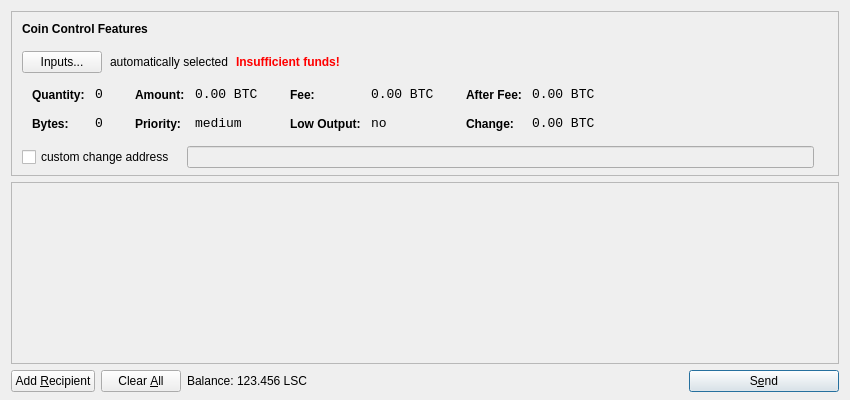
<?xml version="1.0" encoding="UTF-8"?>
<ui version="4.0">
 <class>SendCoinsDialog</class>
 <widget class="QDialog" name="SendCoinsDialog">
  <property name="geometry">
   <rect>
    <x>0</x>
    <y>0</y>
    <width>850</width>
    <height>400</height>
   </rect>
  </property>
  <property name="windowTitle">
   <string>Send Coins</string>
  </property>
  <layout class="QVBoxLayout" name="verticalLayout" stretch="0,1,0">
   <property name="bottomMargin">
    <number>8</number>
   </property>
   <item>
    <widget class="QFrame" name="frameCoinControl">
     <property name="sizePolicy">
      <sizepolicy hsizetype="Expanding" vsizetype="Expanding">
       <horstretch>0</horstretch>
       <verstretch>0</verstretch>
      </sizepolicy>
     </property>
     <property name="maximumSize">
      <size>
       <width>16777215</width>
       <height>16777215</height>
      </size>
     </property>
     <property name="frameShape">
      <enum>QFrame::StyledPanel</enum>
     </property>
     <property name="frameShadow">
      <enum>QFrame::Sunken</enum>
     </property>
     <layout class="QVBoxLayout" name="verticalLayoutCoinControl2">
      <property name="spacing">
       <number>-1</number>
      </property>
      <property name="leftMargin">
       <number>0</number>
      </property>
      <property name="topMargin">
       <number>0</number>
      </property>
      <property name="rightMargin">
       <number>0</number>
      </property>
      <property name="bottomMargin">
       <number>6</number>
      </property>
      <item>
       <layout class="QVBoxLayout" name="verticalLayoutCoinControl" stretch="0,0,0,0,1">
        <property name="spacing">
         <number>0</number>
        </property>
        <property name="leftMargin">
         <number>10</number>
        </property>
        <property name="topMargin">
         <number>10</number>
        </property>
        <item>
         <layout class="QHBoxLayout" name="horizontalLayoutCoinControl1">
          <property name="bottomMargin">
           <number>15</number>
          </property>
          <item>
           <widget class="QLabel" name="labelCoinControlFeatures">
            <property name="sizePolicy">
             <sizepolicy hsizetype="Preferred" vsizetype="Maximum">
              <horstretch>0</horstretch>
              <verstretch>0</verstretch>
             </sizepolicy>
            </property>
            <property name="font">
             <font>
              <weight>75</weight>
              <bold>true</bold>
             </font>
            </property>
            <property name="styleSheet">
             <string notr="true">font-weight:bold;</string>
            </property>
            <property name="text">
             <string>Coin Control Features</string>
            </property>
           </widget>
          </item>
         </layout>
        </item>
        <item>
         <layout class="QHBoxLayout" name="horizontalLayoutCoinControl2" stretch="0,0,0,0">
          <property name="spacing">
           <number>8</number>
          </property>
          <property name="bottomMargin">
           <number>10</number>
          </property>
          <item>
           <widget class="QPushButton" name="pushButtonCoinControl">
            <property name="styleSheet">
             <string notr="true"/>
            </property>
            <property name="text">
             <string>Inputs...</string>
            </property>
           </widget>
          </item>
          <item>
           <widget class="QLabel" name="labelCoinControlAutomaticallySelected">
            <property name="text">
             <string>automatically selected</string>
            </property>
            <property name="margin">
             <number>5</number>
            </property>
           </widget>
          </item>
          <item>
           <widget class="QLabel" name="labelCoinControlInsuffFunds">
            <property name="font">
             <font>
              <weight>75</weight>
              <bold>true</bold>
             </font>
            </property>
            <property name="styleSheet">
             <string notr="true">color:red;font-weight:bold;</string>
            </property>
            <property name="text">
             <string>Insufficient funds!</string>
            </property>
            <property name="margin">
             <number>5</number>
            </property>
           </widget>
          </item>
          <item>
           <spacer name="horizontalSpacerCoinControl">
            <property name="orientation">
             <enum>Qt::Horizontal</enum>
            </property>
            <property name="sizeHint" stdset="0">
             <size>
              <width>40</width>
              <height>1</height>
             </size>
            </property>
           </spacer>
          </item>
         </layout>
        </item>
        <item>
         <widget class="QWidget" name="widgetCoinControl" native="true">
          <property name="sizePolicy">
           <sizepolicy hsizetype="Preferred" vsizetype="Preferred">
            <horstretch>0</horstretch>
            <verstretch>0</verstretch>
           </sizepolicy>
          </property>
          <property name="minimumSize">
           <size>
            <width>0</width>
            <height>0</height>
           </size>
          </property>
          <property name="styleSheet">
           <string notr="true"/>
          </property>
          <layout class="QHBoxLayout" name="horizontalLayoutCoinControl5">
           <property name="margin">
            <number>0</number>
           </property>
           <item>
            <layout class="QHBoxLayout" name="horizontalLayoutCoinControl3" stretch="0,0,0,1">
             <property name="spacing">
              <number>20</number>
             </property>
             <property name="topMargin">
              <number>0</number>
             </property>
             <property name="bottomMargin">
              <number>10</number>
             </property>
             <item>
              <layout class="QFormLayout" name="formLayoutCoinControl1">
               <property name="horizontalSpacing">
                <number>10</number>
               </property>
               <property name="verticalSpacing">
                <number>14</number>
               </property>
               <property name="leftMargin">
                <number>10</number>
               </property>
               <property name="topMargin">
                <number>4</number>
               </property>
               <property name="rightMargin">
                <number>6</number>
               </property>
               <item row="0" column="0">
                <widget class="QLabel" name="labelCoinControlQuantityText">
                 <property name="styleSheet">
                  <string notr="true">font-weight:bold;</string>
                 </property>
                 <property name="text">
                  <string>Quantity:</string>
                 </property>
                 <property name="margin">
                  <number>0</number>
                 </property>
                </widget>
               </item>
               <item row="0" column="1">
                <widget class="QLabel" name="labelCoinControlQuantity">
                 <property name="font">
                  <font>
                   <family>Monospace</family>
                   <pointsize>10</pointsize>
                  </font>
                 </property>
                 <property name="cursor">
                  <cursorShape>IBeamCursor</cursorShape>
                 </property>
                 <property name="contextMenuPolicy">
                  <enum>Qt::ActionsContextMenu</enum>
                 </property>
                 <property name="text">
                  <string notr="true">0</string>
                 </property>
                 <property name="margin">
                  <number>0</number>
                 </property>
                 <property name="textInteractionFlags">
                  <set>Qt::LinksAccessibleByMouse|Qt::TextSelectableByKeyboard|Qt::TextSelectableByMouse</set>
                 </property>
                </widget>
               </item>
               <item row="1" column="0">
                <widget class="QLabel" name="labelCoinControlBytesText">
                 <property name="styleSheet">
                  <string notr="true">font-weight:bold;</string>
                 </property>
                 <property name="text">
                  <string>Bytes:</string>
                 </property>
                </widget>
               </item>
               <item row="1" column="1">
                <widget class="QLabel" name="labelCoinControlBytes">
                 <property name="font">
                  <font>
                   <family>Monospace</family>
                   <pointsize>10</pointsize>
                  </font>
                 </property>
                 <property name="cursor">
                  <cursorShape>IBeamCursor</cursorShape>
                 </property>
                 <property name="contextMenuPolicy">
                  <enum>Qt::ActionsContextMenu</enum>
                 </property>
                 <property name="text">
                  <string notr="true">0</string>
                 </property>
                 <property name="textInteractionFlags">
                  <set>Qt::LinksAccessibleByMouse|Qt::TextSelectableByKeyboard|Qt::TextSelectableByMouse</set>
                 </property>
                </widget>
               </item>
              </layout>
             </item>
             <item>
              <layout class="QFormLayout" name="formLayoutCoinControl2">
               <property name="horizontalSpacing">
                <number>10</number>
               </property>
               <property name="verticalSpacing">
                <number>14</number>
               </property>
               <property name="leftMargin">
                <number>6</number>
               </property>
               <property name="topMargin">
                <number>4</number>
               </property>
               <property name="rightMargin">
                <number>6</number>
               </property>
               <item row="0" column="0">
                <widget class="QLabel" name="labelCoinControlAmountText">
                 <property name="styleSheet">
                  <string notr="true">font-weight:bold;</string>
                 </property>
                 <property name="text">
                  <string>Amount:</string>
                 </property>
                 <property name="margin">
                  <number>0</number>
                 </property>
                </widget>
               </item>
               <item row="0" column="1">
                <widget class="QLabel" name="labelCoinControlAmount">
                 <property name="font">
                  <font>
                   <family>Monospace</family>
                   <pointsize>10</pointsize>
                  </font>
                 </property>
                 <property name="cursor">
                  <cursorShape>IBeamCursor</cursorShape>
                 </property>
                 <property name="contextMenuPolicy">
                  <enum>Qt::ActionsContextMenu</enum>
                 </property>
                 <property name="text">
                  <string notr="true">0.00 BTC</string>
                 </property>
                 <property name="textInteractionFlags">
                  <set>Qt::LinksAccessibleByMouse|Qt::TextSelectableByKeyboard|Qt::TextSelectableByMouse</set>
                 </property>
                </widget>
               </item>
               <item row="1" column="0">
                <widget class="QLabel" name="labelCoinControlPriorityText">
                 <property name="styleSheet">
                  <string notr="true">font-weight:bold;</string>
                 </property>
                 <property name="text">
                  <string>Priority:</string>
                 </property>
                </widget>
               </item>
               <item row="1" column="1">
                <widget class="QLabel" name="labelCoinControlPriority">
                 <property name="font">
                  <font>
                   <family>Monospace</family>
                   <pointsize>10</pointsize>
                  </font>
                 </property>
                 <property name="cursor">
                  <cursorShape>IBeamCursor</cursorShape>
                 </property>
                 <property name="contextMenuPolicy">
                  <enum>Qt::ActionsContextMenu</enum>
                 </property>
                 <property name="text">
                  <string>medium</string>
                 </property>
                 <property name="textInteractionFlags">
                  <set>Qt::LinksAccessibleByMouse|Qt::TextSelectableByKeyboard|Qt::TextSelectableByMouse</set>
                 </property>
                </widget>
               </item>
              </layout>
             </item>
             <item>
              <layout class="QFormLayout" name="formLayoutCoinControl3">
               <property name="horizontalSpacing">
                <number>10</number>
               </property>
               <property name="verticalSpacing">
                <number>14</number>
               </property>
               <property name="leftMargin">
                <number>6</number>
               </property>
               <property name="topMargin">
                <number>4</number>
               </property>
               <property name="rightMargin">
                <number>6</number>
               </property>
               <item row="0" column="0">
                <widget class="QLabel" name="labelCoinControlFeeText">
                 <property name="styleSheet">
                  <string notr="true">font-weight:bold;</string>
                 </property>
                 <property name="text">
                  <string>Fee:</string>
                 </property>
                 <property name="margin">
                  <number>0</number>
                 </property>
                </widget>
               </item>
               <item row="0" column="1">
                <widget class="QLabel" name="labelCoinControlFee">
                 <property name="font">
                  <font>
                   <family>Monospace</family>
                   <pointsize>10</pointsize>
                  </font>
                 </property>
                 <property name="cursor">
                  <cursorShape>IBeamCursor</cursorShape>
                 </property>
                 <property name="contextMenuPolicy">
                  <enum>Qt::ActionsContextMenu</enum>
                 </property>
                 <property name="text">
                  <string notr="true">0.00 BTC</string>
                 </property>
                 <property name="textInteractionFlags">
                  <set>Qt::LinksAccessibleByMouse|Qt::TextSelectableByKeyboard|Qt::TextSelectableByMouse</set>
                 </property>
                </widget>
               </item>
               <item row="1" column="0">
                <widget class="QLabel" name="labelCoinControlLowOutputText">
                 <property name="styleSheet">
                  <string notr="true">font-weight:bold;</string>
                 </property>
                 <property name="text">
                  <string>Low Output:</string>
                 </property>
                </widget>
               </item>
               <item row="1" column="1">
                <widget class="QLabel" name="labelCoinControlLowOutput">
                 <property name="font">
                  <font>
                   <family>Monospace</family>
                   <pointsize>10</pointsize>
                  </font>
                 </property>
                 <property name="cursor">
                  <cursorShape>IBeamCursor</cursorShape>
                 </property>
                 <property name="contextMenuPolicy">
                  <enum>Qt::ActionsContextMenu</enum>
                 </property>
                 <property name="text">
                  <string>no</string>
                 </property>
                 <property name="textInteractionFlags">
                  <set>Qt::LinksAccessibleByMouse|Qt::TextSelectableByKeyboard|Qt::TextSelectableByMouse</set>
                 </property>
                </widget>
               </item>
              </layout>
             </item>
             <item>
              <layout class="QFormLayout" name="formLayoutCoinControl4">
               <property name="horizontalSpacing">
                <number>10</number>
               </property>
               <property name="verticalSpacing">
                <number>14</number>
               </property>
               <property name="leftMargin">
                <number>6</number>
               </property>
               <property name="topMargin">
                <number>4</number>
               </property>
               <property name="rightMargin">
                <number>6</number>
               </property>
               <item row="0" column="0">
                <widget class="QLabel" name="labelCoinControlAfterFeeText">
                 <property name="styleSheet">
                  <string notr="true">font-weight:bold;</string>
                 </property>
                 <property name="text">
                  <string>After Fee:</string>
                 </property>
                 <property name="margin">
                  <number>0</number>
                 </property>
                </widget>
               </item>
               <item row="0" column="1">
                <widget class="QLabel" name="labelCoinControlAfterFee">
                 <property name="font">
                  <font>
                   <family>Monospace</family>
                   <pointsize>10</pointsize>
                  </font>
                 </property>
                 <property name="cursor">
                  <cursorShape>IBeamCursor</cursorShape>
                 </property>
                 <property name="contextMenuPolicy">
                  <enum>Qt::ActionsContextMenu</enum>
                 </property>
                 <property name="text">
                  <string notr="true">0.00 BTC</string>
                 </property>
                 <property name="textInteractionFlags">
                  <set>Qt::LinksAccessibleByMouse|Qt::TextSelectableByKeyboard|Qt::TextSelectableByMouse</set>
                 </property>
                </widget>
               </item>
               <item row="1" column="0">
                <widget class="QLabel" name="labelCoinControlChangeText">
                 <property name="styleSheet">
                  <string notr="true">font-weight:bold;</string>
                 </property>
                 <property name="text">
                  <string>Change:</string>
                 </property>
                </widget>
               </item>
               <item row="1" column="1">
                <widget class="QLabel" name="labelCoinControlChange">
                 <property name="font">
                  <font>
                   <family>Monospace</family>
                   <pointsize>10</pointsize>
                  </font>
                 </property>
                 <property name="cursor">
                  <cursorShape>IBeamCursor</cursorShape>
                 </property>
                 <property name="contextMenuPolicy">
                  <enum>Qt::ActionsContextMenu</enum>
                 </property>
                 <property name="text">
                  <string notr="true">0.00 BTC</string>
                 </property>
                 <property name="textInteractionFlags">
                  <set>Qt::LinksAccessibleByMouse|Qt::TextSelectableByKeyboard|Qt::TextSelectableByMouse</set>
                 </property>
                </widget>
               </item>
              </layout>
             </item>
            </layout>
           </item>
          </layout>
         </widget>
        </item>
        <item>
         <layout class="QHBoxLayout" name="horizontalLayoutCoinControl4" stretch="0,0,0">
          <property name="spacing">
           <number>12</number>
          </property>
          <property name="sizeConstraint">
           <enum>QLayout::SetDefaultConstraint</enum>
          </property>
          <property name="topMargin">
           <number>5</number>
          </property>
          <property name="rightMargin">
           <number>5</number>
          </property>
          <item>
           <widget class="QCheckBox" name="checkBoxCoinControlChange">
            <property name="text">
             <string>custom change address</string>
            </property>
           </widget>
          </item>
          <item>
           <widget class="QLineEdit" name="lineEditCoinControlChange">
            <property name="enabled">
             <bool>false</bool>
            </property>
            <property name="sizePolicy">
             <sizepolicy hsizetype="Expanding" vsizetype="Fixed">
              <horstretch>0</horstretch>
              <verstretch>0</verstretch>
             </sizepolicy>
            </property>
           </widget>
          </item>
          <item>
           <widget class="QLabel" name="labelCoinControlChangeLabel">
            <property name="sizePolicy">
             <sizepolicy hsizetype="Preferred" vsizetype="Expanding">
              <horstretch>0</horstretch>
              <verstretch>0</verstretch>
             </sizepolicy>
            </property>
            <property name="minimumSize">
             <size>
              <width>0</width>
              <height>0</height>
             </size>
            </property>
            <property name="text">
             <string/>
            </property>
            <property name="margin">
             <number>3</number>
            </property>
           </widget>
          </item>
         </layout>
        </item>
        <item>
         <spacer name="verticalSpacerCoinControl">
          <property name="orientation">
           <enum>Qt::Vertical</enum>
          </property>
          <property name="sizeHint" stdset="0">
           <size>
            <width>800</width>
            <height>1</height>
           </size>
          </property>
         </spacer>
        </item>
       </layout>
      </item>
     </layout>
    </widget>
   </item>
   <item>
    <widget class="QScrollArea" name="scrollArea">
     <property name="widgetResizable">
      <bool>true</bool>
     </property>
     <widget class="QWidget" name="scrollAreaWidgetContents">
      <property name="geometry">
       <rect>
        <x>0</x>
        <y>0</y>
        <width>830</width>
        <height>165</height>
       </rect>
      </property>
      <layout class="QVBoxLayout" name="verticalLayout_2">
       <property name="margin">
        <number>0</number>
       </property>
       <item>
        <layout class="QVBoxLayout" name="entries">
         <property name="spacing">
          <number>6</number>
         </property>
        </layout>
       </item>
       <item>
        <spacer name="verticalSpacer">
         <property name="orientation">
          <enum>Qt::Vertical</enum>
         </property>
         <property name="sizeHint" stdset="0">
          <size>
           <width>20</width>
           <height>40</height>
          </size>
         </property>
        </spacer>
       </item>
      </layout>
     </widget>
    </widget>
   </item>
   <item>
    <layout class="QHBoxLayout" name="horizontalLayout">
     <item>
      <widget class="QPushButton" name="addButton">
       <property name="toolTip">
        <string>Send to multiple recipients at once</string>
       </property>
       <property name="text">
        <string>Add &amp;Recipient</string>
       </property>
       <property name="icon">
        <iconset resource="../bitcoin.qrc">
         <normaloff>:/icons/add</normaloff>:/icons/add</iconset>
       </property>
       <property name="autoDefault">
        <bool>false</bool>
       </property>
      </widget>
     </item>
     <item>
      <widget class="QPushButton" name="clearButton">
       <property name="sizePolicy">
        <sizepolicy hsizetype="Minimum" vsizetype="Fixed">
         <horstretch>0</horstretch>
         <verstretch>0</verstretch>
        </sizepolicy>
       </property>
       <property name="toolTip">
        <string>Remove all transaction fields</string>
       </property>
       <property name="text">
        <string>Clear &amp;All</string>
       </property>
       <property name="icon">
        <iconset resource="../bitcoin.qrc">
         <normaloff>:/icons/remove</normaloff>:/icons/remove</iconset>
       </property>
       <property name="autoRepeatDelay">
        <number>300</number>
       </property>
       <property name="autoDefault">
        <bool>false</bool>
       </property>
      </widget>
     </item>
     <item>
      <layout class="QHBoxLayout" name="horizontalLayout_2">
       <property name="spacing">
        <number>3</number>
       </property>
       <item>
        <widget class="QLabel" name="label">
         <property name="text">
          <string>Balance:</string>
         </property>
        </widget>
       </item>
       <item>
        <widget class="QLabel" name="labelBalance">
         <property name="cursor">
          <cursorShape>IBeamCursor</cursorShape>
         </property>
         <property name="text">
          <string>123.456 LSC</string>
         </property>
         <property name="textInteractionFlags">
          <set>Qt::LinksAccessibleByMouse|Qt::TextSelectableByKeyboard|Qt::TextSelectableByMouse</set>
         </property>
        </widget>
       </item>
      </layout>
     </item>
     <item>
      <spacer name="horizontalSpacer">
       <property name="orientation">
        <enum>Qt::Horizontal</enum>
       </property>
       <property name="sizeHint" stdset="0">
        <size>
         <width>40</width>
         <height>20</height>
        </size>
       </property>
      </spacer>
     </item>
     <item>
      <widget class="QPushButton" name="sendButton">
       <property name="minimumSize">
        <size>
         <width>150</width>
         <height>0</height>
        </size>
       </property>
       <property name="toolTip">
        <string>Confirm the send action</string>
       </property>
       <property name="text">
        <string>S&amp;end</string>
       </property>
       <property name="icon">
        <iconset resource="../bitcoin.qrc">
         <normaloff>:/icons/send</normaloff>:/icons/send</iconset>
       </property>
       <property name="default">
        <bool>true</bool>
       </property>
      </widget>
     </item>
    </layout>
   </item>
  </layout>
 </widget>
 <resources>
  <include location="../bitcoin.qrc"/>
 </resources>
 <connections/>
</ui>
